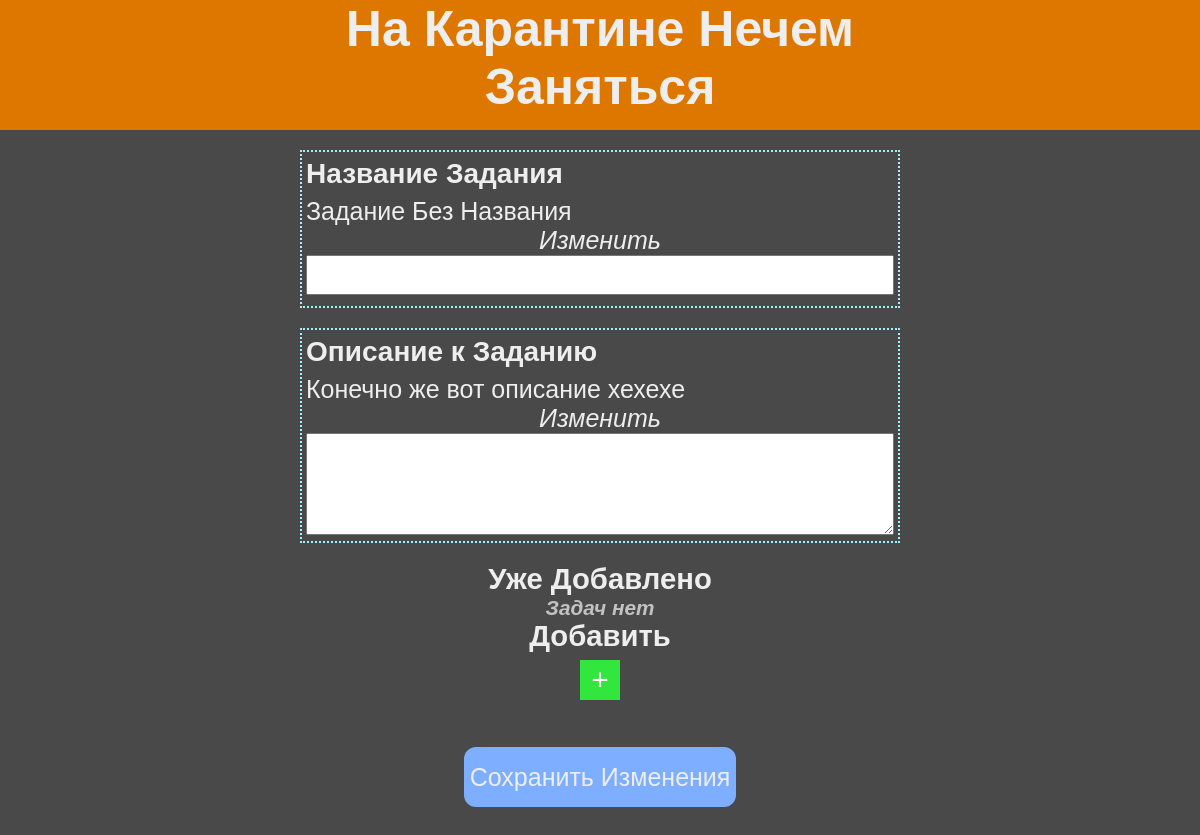
Page /task/7 on the earlier database version.
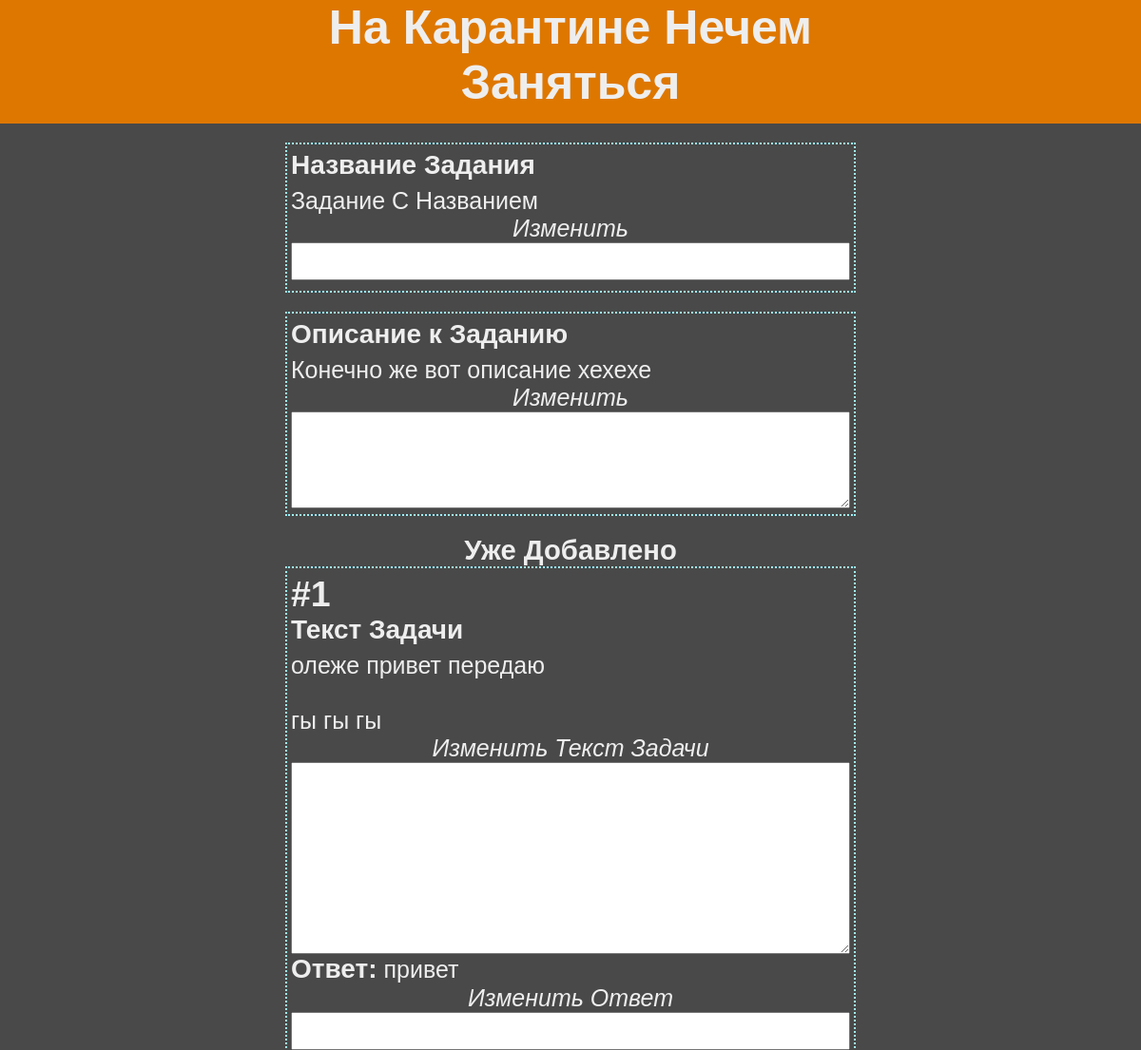
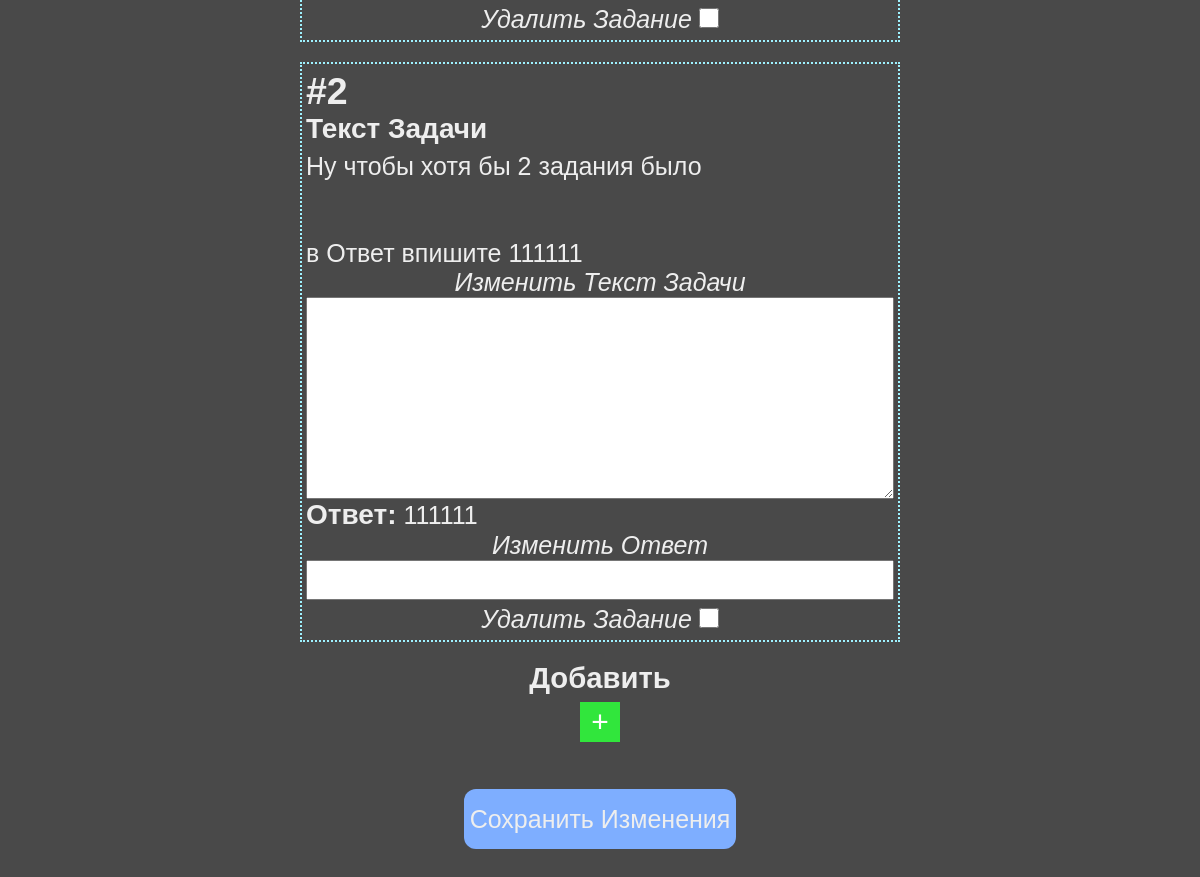
Same page on the later database version (2 pictures, top to bottom).
### data/task.py (models this page shows, shortened)
class Task(SqlAlchemyBase, SerializerMixin):
    __tablename__ = "tasks"
    id = sa.Column(sa.Integer,
                   primary_key=True,
                   autoincrement=True)
    name = sa.Column(sa.String, default="Задание Без Названия")
    created_time = sa.Column(sa.DateTime,
                             default=datetime.datetime.now)
    description = sa.Column(sa.String, default="""Описания нет :-( <br/>
                                                  Должно быть вы знаете, что делать""")
    user_id = sa.Column(sa.Integer, sa.ForeignKey("users.id"))
    deadlines = sa.orm.relationship("Deadline",
                                    backref="task",
                                    lazy="subquery")
    problems = sa.orm.relationship("Problem",
                                    backref="task",
                                    lazy="subquery")

### data/problem.py (models this page shows)
class Problem(SqlAlchemyBase, SerializerMixin):
    __tablename__ = "problems"
    id = sa.Column(sa.Integer,
                   primary_key=True,
                   autoincrement=True)
    text = sa.Column(sa.String)
    answer = sa.Column(sa.String)
    task_id = sa.Column(sa.Integer, sa.ForeignKey("tasks.id"))

### main.py (the view, shortened to what this page needs)
@app.route("/task/<int:id>", methods=["GET", "POST"])
def manage_task(id):
    if request.method == "GET":
        sql = db.create_session()
        task = sql.query(db.Task).get(id)
        task_data = task.to_dict(only=("name", "description"))
        problems = [p.to_dict(only=("id", "text", "answer")) for p in task.problems]
        sql.close()
        return render_template("manageTask.html", data=task_data, problems=problems)

### data/db_session.py (called while the page is built)
def create_session() -> Session:
    global __factory
    return __factory()

### templates/manageTask.html (shortened to what this page needs)
{% extends "/j2/base.j2" %}
{% block head %}
<link rel="stylesheet" type="text/css" href="/static/css/taskNgroup.css">
<link rel="stylesheet" type="text/css" href="/static/css/manageTask.css">
{% endblock %}
{% block body_content %}
	<form class="baseform" method="post">
		<div class="container">
			<div class="item">
				<label class="itemTitle">Название Задания</label>
				<label class="current">{{ data['name'] }}</label>
				<label class="edit">Изменить</label>
				<input class="fieldInput" type="text" name="Name">
			</div>
			<div class="item">
				<label class="itemTitle">Описание к Заданию</label>
				<label class="current">{{ data['description']|safe }}</label>
				<label class="edit">Изменить</label>
				<textarea name="Desc" rows="5"></textarea>
			</div>
			<div class="container">
				<h3>Уже Добавлено</h3>
			</div>
			{% if problems|length() != 0 %}
				<div id="problems" class="container">
					{% for p in problems %}
						<div class="item">
							<h2>#{{ loop.index }}</h2>
							<label class="itemTitle">Текст Задачи</label>
							<p class="current para">
								{{ p['text']|safe }}
							</p>
							<label class="edit">Изменить Текст Задачи</label>
							<textarea name="t{{ p['id'] }}" rows="10"></textarea>
							<div class="ans">
								<label class="itemTitle">Ответ:</label>
								<label class="current">{{ p['answer'] }}</label>
							</div>
							<label class="edit">Изменить Ответ</label>
							<input class="fieldInput" type="text" name="a{{ p['id'] }}">
							<div class="edit">
								<label class="edit">Удалить Задание</label>
								<input class="checkBox" type="checkbox" name="d{{ p['id'] }}">
							</div>
						</div>
					{% endfor %}
				</div>
			{% else %}
				<div class="container">
					<h5 class="listEmpty">Задач нет</h5>
				</div>
			{% endif %}
			<div class="container">
				<h3>Добавить</h3>
			</div>
			<button class="plusBtn" id="addProblem" type="button">+</button>
			<button class="submitBtn">Сохранить Изменения</button>
		</div>
	</form>
{% endblock %}

### templates/j2/base.j2 (shortened to what this page needs)
<!DOCTYPE html>
<html lang="en" dir="ltr">
<head>
    <link rel="stylesheet" type="text/css" href="/static/css/master.css">
    {% block head %}{% endblock %}
</head>
<body>
    <header id="base_header">
        <h1 id="headline">На Карантине Нечем Заняться</h1>
    </header>
    {% block body_content %}{% endblock %}
</body>
</html>

### static/css/master.css (style rules this page uses)
* { margin: 0; padding: 0; box-sizing: border-box; }
body { background-color: #494949; font-family: sans-serif; color: #eeeeee; font-size: 25px; margin-bottom: 40vh }
.container { display: flex; flex-direction: column; align-items: center; width: 100%; }
#base_header { height: 130px; margin-bottom: 20px; background-color: #de7700; display: grid; grid-template-columns: 1fr 2fr 1fr; grid-template-rows: 2fr 1fr; grid-template-areas: ". headline session" "links links session"; }
#headline { grid-area: headline; text-align: center; }
.submitBtn { background-color: #7eaeff; color: inherit; border: 0; border-radius: 12px; padding: 9px 6px; height: 60px; align-self: center; font-size: 25px; }
.fieldInput { width: 100%; height: 40px; font-size: 25px; margin-bottom: 5px; }
.checkBox { width: 20px; height: 20px; }

### static/css/taskNgroup.css (style rules this page uses)
.item { display: flex; flex-direction: column; align-items: flex-start; width: 65%; margin-bottom: 20px; border: 2px dotted #9ef2ff; padding: 6px 4px; }
.itemTitle { font-weight: bold; font-size: 28px; }
.current { margin-top: 7px; }
.edit { font-style: italic; align-self: center; }
.plusBtn { height: 40px; width: 40px; font-size: 30px; text-align: center; align-self: center; margin: 7px 0; background-color: #31e63c; border: 0; color: white }
.checkBox { width: 20px; height: 20px; }

### static/css/manageTask.css (style rules this page uses)
textarea { width: 100%; font-size: 18px; }
.ans { display: inline-block; }
.item { width: 50%; }
.submitBtn { margin-top: 40px; }

Differences in the rows shown:
changed Task "Конечно же вот описание хехехе": name "Задание Без Названия" → "Задание C Названием"
added Problem: text "олеже привет передаю гы гы гы", answer "привет"
added Problem: text "Ну чтобы хотя бы 2 задания было в Ответ впишите 111111", answer "111111"
Other differences:
text no longer shown: "Задач нет"
